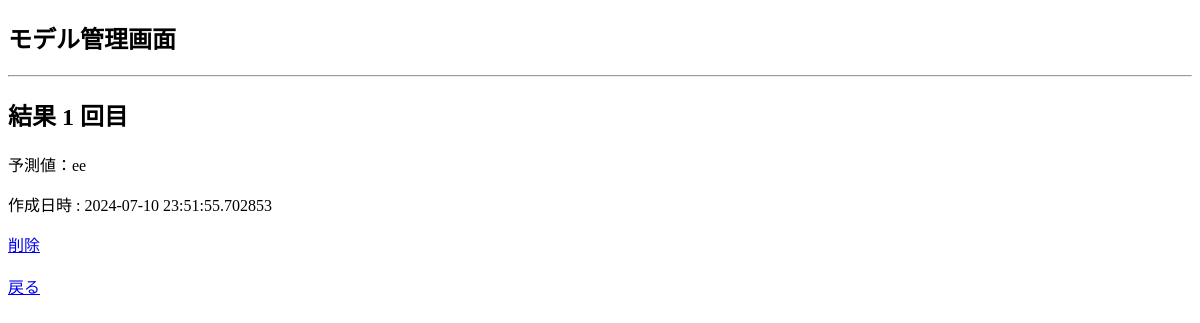
/model_results, run on an earlier commit of the app's database.
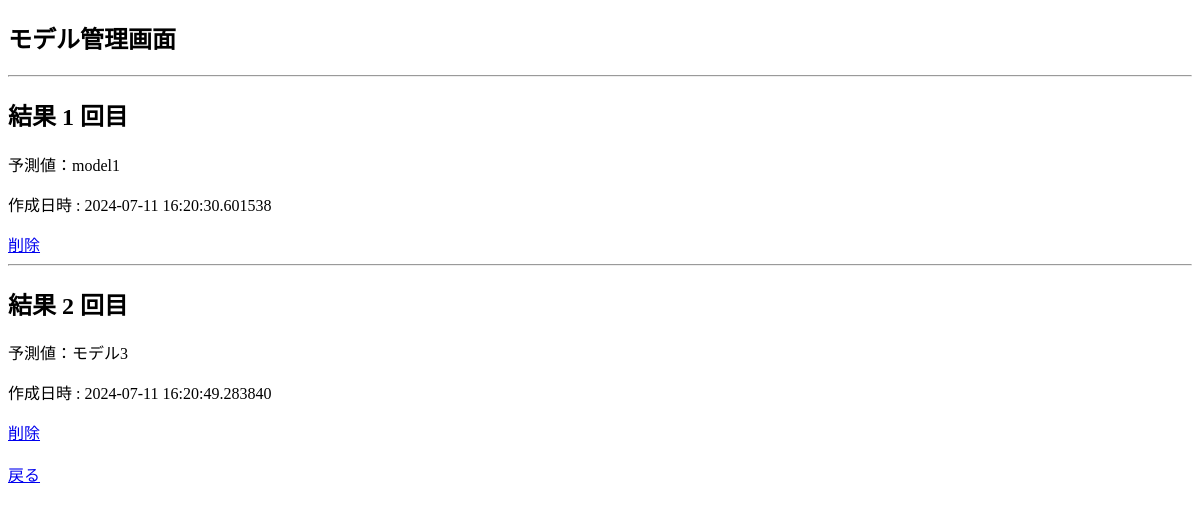
And on a later commit of the database.
### app.py (models this page shows)
class ModelResult(db.Model):
    __tablename__ = 'model_result'
    id = db.Column(db.Integer, primary_key=True)
    model_name = db.Column(db.String, nullable=False)
    created_at = db.Column(db.DateTime, nullable=False, default=datetime.now(pytz.timezone("Asia/Tokyo")))

### app.py (the view)
@app.route("/model_results", methods=["GET", "POST"])
def model_results():
    models = ModelResult.query.all()
    return render_template("model_results.html", models=models)

### templates/model_results.html (shortened to what this page needs)
<!DOCTYPE html>
<html lang="en">
<head>
</head>
<body>
    <h2>モデル管理画面</h2>
    {% for model in models %}
    <article>
        <hr>
        <h2>結果 {{ model.id }} 回目</h2>
        <p>予測値：{{ model.model_name }}</p>
        <p>作成日時 : {{ model.created_at }}</p>
        <a href="/{{model.id}}/delete_model">削除</a>
    </article>
    {% endfor %}
    <br>
    <a href="/" role="button">戻る</a>
</body>
</html>

What changed in the data, as far as the page shows it:
changed ModelResult id 1: model_name "ee" → "model1"; created_at "2024-07-10 23:51:55.702853" → "2024-07-11 16:20:30.601538"
added ModelResult: id "2", model_name "モデル3", created_at "2024-07-11 16:20:49.283840"
